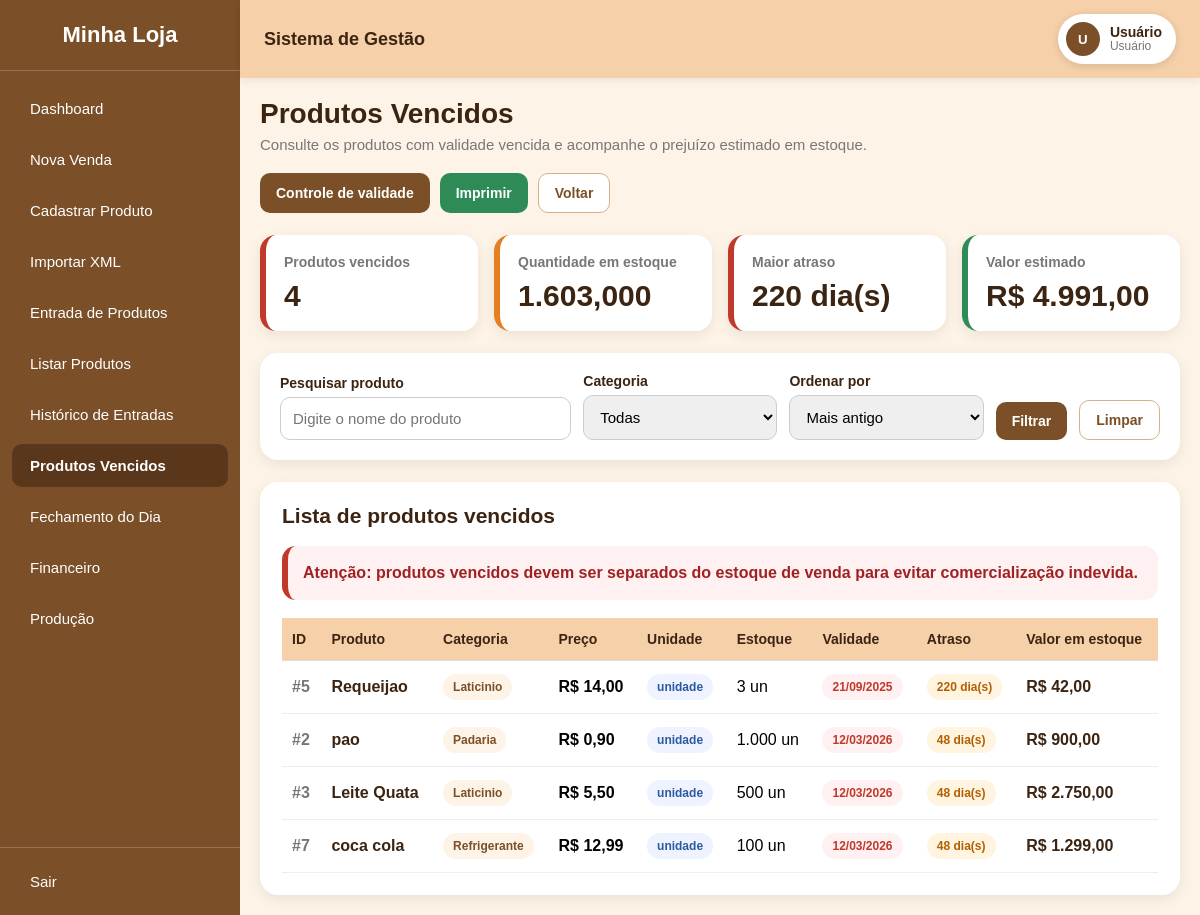
/views/vencidos.php (signed in), run on the app's committed database.
### tables this page shows
CREATE TABLE `produtos` (
  `id` int(11) NOT NULL AUTO_INCREMENT,
  `nome` varchar(100) NOT NULL,
  `preco` decimal(10,2) NOT NULL DEFAULT 0.00,
  `unidade_medida` enum('unidade','kg') NOT NULL DEFAULT 'unidade',
  `categoria` varchar(50) DEFAULT NULL,
  `validade` date DEFAULT NULL,
  `estoque` decimal(10,3) NOT NULL DEFAULT 0.000,
  `estoque_minimo` decimal(10,3) NOT NULL DEFAULT 5.000,
  `criado_em` timestamp NOT NULL DEFAULT current_timestamp(),
  PRIMARY KEY (`id`),
  KEY `idx_produtos_nome` (`nome`),
  KEY `idx_produtos_categoria` (`categoria`),
  KEY `idx_produtos_validade` (`validade`)
);

### utils.php (called while the page is built, shortened)
<?php
function e($str) {
    return htmlspecialchars($str ?? '', ENT_QUOTES, 'UTF-8');
}

### views/vencidos.php (the view, shortened to what this page needs)
<?php
require_once __DIR__ . '/../pdo.php';
require_once __DIR__ . '/../utils.php';
$busca = trim($_GET['busca'] ?? '');
$ordenar = $_GET['ordenar'] ?? 'mais_antigo';
$where = [
    "validade IS NOT NULL",
    "validade < CURDATE()"
];
$params = [];
$orderSql = "validade ASC";
$whereSql = implode(" AND ", $where);
$stmt = $pdo->prepare("
    SELECT
        id,
        nome,
        preco,
        unidade_medida,
        categoria,
        validade,
        estoque,
        estoque_minimo,
        DATEDIFF(CURDATE(), validade) AS dias_vencido,
        (preco * estoque) AS valor_em_estoque
    FROM produtos
    WHERE {$whereSql}
    ORDER BY {$orderSql}
");
$stmt->execute($params);
$produtos = $stmt->fetchAll(PDO::FETCH_ASSOC);
$total_produtos = count($produtos);
$total_estoque = 0;
$total_valor = 0;
$maior_atraso = 0;
foreach ($produtos as $p) {
    $total_estoque += (float)$p['estoque'];
    $total_valor += (float)$p['valor_em_estoque'];
    if ((int)$p['dias_vencido'] > $maior_atraso) {
        $maior_atraso = (int)$p['dias_vencido'];
    }
}
function formatarQuantidadeVencidos($quantidade, $unidade)
{
    return number_format((float)$quantidade, 0, ',', '.') . ' un';
}
function formatarDataVencidos($data)
{
    return date('d/m/Y', strtotime($data));
}
include __DIR__ . '/layout.php';
?>
<div class="vencidos-page">
    <div class="vencidos-header">
        <div class="vencidos-title">
            <h2>Produtos Vencidos</h2>
            <p>Consulte os produtos com validade vencida e acompanhe o prejuízo estimado em estoque.</p>
        </div>
        <div class="vencidos-actions">
            <a href="validade.php" class="venc-btn-link venc-btn-primary">
                Controle de validade
            </a>
            <button type="button" class="venc-btn venc-btn-print" onclick="window.print()">
                Imprimir
            </button>
            <a href="dashboard.php" class="venc-btn-link venc-btn-secondary">
                Voltar
            </a>
        </div>
    </div>
    <div class="venc-stats">
        <div class="venc-stat-card">
            <span>Produtos vencidos</span>
            <h3><?= e($total_produtos) ?></h3>
        </div>
        <div class="venc-stat-card orange">
            <span>Quantidade em estoque</span>
            <h3><?= number_format($total_estoque, 3, ',', '.') ?></h3>
        </div>
        <div class="venc-stat-card">
            <span>Maior atraso</span>
            <h3><?= e($maior_atraso) ?> dia(s)</h3>
        </div>
        <div class="venc-stat-card green">
            <span>Valor estimado</span>
            <h3>R$ <?= number_format($total_valor, 2, ',', '.') ?></h3>
        </div>
    </div>
    <div class="venc-filter-card">
        <form method="GET" class="filtro-form">
            <div class="form-group">
                <label>Pesquisar produto</label>
                <input
                    type="text"
                    name="busca"
                    value="<?= e($busca) ?>"
                    placeholder="Digite o nome do produto"
                >
            </div>
            <div class="form-group">
                <label>Categoria</label>
                <select name="categoria">
                    <option value="">Todas</option>
                </select>
            </div>
            <div class="form-group">
                <label>Ordenar por</label>
                <select name="ordenar">
                    <option value="mais_antigo" <?= $ordenar === 'mais_antigo' ? 'selected' : '' ?>>
                        Mais antigo
                    </option>
                </select>
            </div>
            <button type="submit" class="venc-btn venc-btn-primary">
                Filtrar
            </button>
            <a href="vencidos.php" class="venc-btn-link venc-btn-secondary">
                Limpar
            </a>
        </form>
    </div>
    <?php if (count($produtos) > 0): ?>
        <div class="vencidos-card">
            <div class="card-header">
                <h3>Lista de produtos vencidos</h3>
            </div>
            <div class="alerta-box">
                Atenção: produtos vencidos devem ser separados do estoque de venda para evitar comercialização indevida.
            </div>
            <div class="table-wrap">
                <table class="vencidos-table">
                    <thead>
                        <tr>
                            <th>ID</th>
                            <th>Produto</th>
                            <th>Categoria</th>
                            <th>Preço</th>
                            <th>Unidade</th>
                            <th>Estoque</th>
                            <th>Validade</th>
                            <th>Atraso</th>
                            <th>Valor em estoque</th>
                        </tr>
                    </thead>
                    <tbody>
                        <?php foreach ($produtos as $p): ?>
                            <tr id="produto-row-<?= e($p['id']) ?>">
                                <td class="produto-id">#<?= e($p['id']) ?></td>
                                <td>
                                    <span class="produto-nome">
                                        <?= e($p['nome']) ?>
                                    </span>
                                </td>
                                <td>
                                    <span class="badge badge-cat">
                                        <?= e($p['categoria'] ?: 'Sem categoria') ?>
                                    </span>
                                </td>
                                <td>
                                    <strong>R$ <?= number_format((float)$p['preco'], 2, ',', '.') ?></strong>
                                </td>
                                <td>
                                    <span class="badge badge-info">
                                        <?= e($p['unidade_medida']) ?>
                                    </span>
                                </td>
                                <td>
                                    <?= e(formatarQuantidadeVencidos($p['estoque'], $p['unidade_medida'])) ?>
                                </td>
                                <td>
                                    <span class="badge badge-danger">
                                        <?= e(formatarDataVencidos($p['validade'])) ?>
                                    </span>
                                </td>
                                <td>
                                    <span class="badge badge-orange">
                                        <?= e($p['dias_vencido']) ?> dia(s)
                                    </span>
                                </td>
                                <td class="valor">
                                    R$ <?= number_format((float)$p['valor_em_estoque'], 2, ',', '.') ?>
                                </td>
                            </tr>
                        <?php endforeach; ?>
                    </tbody>
                </table>
            </div>
        </div>
    <?php endif; ?>
</div>
</div>
</div>
</div>
</body>
</html>

### views/layout.php (shortened to what this page needs)
<?php
require_once __DIR__ . '/../utils.php';
$usuario_email = $_SESSION['usuario']['email'] ?? 'Usuário';
$usuario_nome = $_SESSION['usuario']['nome'] ?? $usuario_email;
$perfil_usuario = $_SESSION['perfil'] ?? 'user';
$primeira_letra = strtoupper(substr($usuario_nome, 0, 1));
$pagina_atual = basename($_SERVER['PHP_SELF']);
$ativo = function ($arquivo) use ($pagina_atual) {
    return $pagina_atual === $arquivo ? ' active' : '';
};
?>
<!DOCTYPE html>
<html>
<head>
</head>
<body>
<div class="wrapper">
    <div class="sidebar">
        <h2>Minha Loja</h2>
        <div class="sidebar-menu">
            <a class="menu-link<?= $ativo('dashboard.php') ?>" href="dashboard.php">Dashboard</a>
            <a class="menu-link<?= $ativo('vender.php') ?>" href="vender.php">Nova Venda</a>
            <a class="menu-link<?= $ativo('cadastrar_Produto.php') ?>" href="cadastrar_Produto.php">Cadastrar Produto</a>
            <a class="menu-link<?= $ativo('importar_xml.php') ?>" href="importar_xml.php">Importar XML</a>
            <a class="menu-link<?= $ativo('entrada_produtos.php') ?>" href="entrada_produtos.php">Entrada de Produtos</a>
            <a class="menu-link<?= $ativo('listar_produtos_api.php') ?>" href="listar_produtos_api.php">Listar Produtos</a>
            <a class="menu-link<?= $ativo('historico_entradas.php') ?>" href="historico_entradas.php">Histórico de Entradas</a>
            <a class="menu-link<?= $ativo('vencidos.php') ?>" href="vencidos.php">Produtos Vencidos</a>
              <a class="menu-link<?= $ativo('fechamento_dia.php') ?>" href="fechamento_dia.php">Fechamento do Dia</a>
                <a class="menu-link<?= $ativo('financeiro.php') ?>" href="financeiro.php">Financeiro</a>
            <a class="menu-link<?= $ativo('producao_dia.php') ?>" href="producao_dia.php">Produção</a>
        </div>
        <div class="sidebar-bottom">
            <form class="logout-form" action="../controllers/logout.php" method="post">
                <button type="submit">Sair</button>
            </form>
        </div>
    </div>
    <div class="main">
        <div class="header">
            <span class="header-title">Sistema de Gestão</span>
            <div class="user-profile">
                <button type="button" class="user-button">
                    <span class="user-avatar"><?= e($primeira_letra) ?></span>
                    <span class="user-info">
                        <span class="user-name"><?= e($usuario_nome) ?></span>
                        <span class="user-role">
                            <?= $perfil_usuario === 'admin' ? 'Administrador' : 'Usuário' ?>
                        </span>
                    </span>
                </button>
            </div>
        </div>
        <div class="content">

### views/layout.php (style rules this page uses)
* { margin:0; padding:0; box-sizing:border-box; }
body { font-family: Arial, sans-serif; }
.wrapper { display:flex; height:100vh; }
.sidebar { width:240px; background:#7b4f27; color:white; display:flex; flex-direction:column; }
.sidebar h2 { text-align:center; padding:22px 0; border-bottom:1px solid rgba(255,255,255,0.2); font-size:22px; }
.sidebar-menu { flex:1; padding:16px 0; display:flex; flex-direction:column; gap:8px; }
.menu-link { color:white; text-decoration:none; padding:13px 18px; display:block; transition:0.3s; font-size:15px; margin:0 12px; border-radius:10px; }
.menu-link.active { background:#5a371a; font-weight:bold; }
.sidebar-bottom { border-top:1px solid rgba(255,255,255,0.2); padding:12px 0; }
.logout-form { margin:0; }
.logout-form button { width:calc(100% - 24px); margin:0 12px; color:white; text-align:left; padding:13px 18px; display:block; transition:0.3s; background:transparent; border:0; border-radius:10px; font:inherit; cursor:pointer; font-size:15px; }
.main { flex:1; display:flex; flex-direction:column; }
.header { background:#f5d0a9; padding:14px 24px; display:flex; justify-content:space-between; align-items:center; box-shadow:0 2px 8px rgba(0,0,0,0.08); position:relative; z-index:20; }
.header-title { font-weight:bold; font-size:18px; color:#3b2411; }
.user-profile { position:relative; }
.user-button { display:flex; align-items:center; gap:10px; background:white; color:#3b2411; border:none; border-radius:30px; padding:8px 14px 8px 8px; cursor:pointer; box-shadow:0 2px 8px rgba(0,0,0,0.12); }
.user-avatar { width:34px; height:34px; border-radius:50%; background:#7b4f27; color:white; display:flex; align-items:center; justify-content:center; font-weight:bold; }
.user-info { display:flex; flex-direction:column; align-items:flex-start; line-height:1.1; }
.user-name { font-weight:bold; font-size:14px; max-width:180px; white-space:nowrap; overflow:hidden; text-overflow:ellipsis; }
.user-role { font-size:12px; color:#777; }
.content { flex:1; padding:20px; background:#fdf3e7; overflow:auto; }
button { padding:10px 15px; background:#7b4f27; color:white; border:none; border-radius:8px; cursor:pointer; }
input, select { width:100%; padding:10px; margin-top:5px; margin-bottom:15px; border-radius:8px; border:1px solid #ccc; }
table { width:100%; border-collapse:collapse; margin-top:15px; }
th, td { padding:10px; border-bottom:1px solid #ddd; text-align:left; }
th { background:#f5d0a9; }

### data on the page
produtos: id "5", nome "Requeijao", categoria "Laticinio", preco "14,00", unidade_medida "unidade", formatarQuantidadeVencidos($p['estoque'], $p['unidade_medida']) "3 un", validade "21/09/2025", dias_vencido "220", valor_em_estoque "42,00"
produtos: id "2", nome "pao", categoria "Padaria", preco "0,90", unidade_medida "unidade", formatarQuantidadeVencidos($p['estoque'], $p['unidade_medida']) "1.000 un", validade "12/03/2026", dias_vencido "48", valor_em_estoque "900,00"
produtos: id "3", nome "Leite Quata", categoria "Laticinio", preco "5,50", unidade_medida "unidade", formatarQuantidadeVencidos($p['estoque'], $p['unidade_medida']) "500 un", validade "12/03/2026", dias_vencido "48", valor_em_estoque "2.750,00"
produtos: id "7", nome "coca cola", categoria "Refrigerante", preco "12,99", unidade_medida "unidade", formatarQuantidadeVencidos($p['estoque'], $p['unidade_medida']) "100 un", validade "12/03/2026", dias_vencido "48", valor_em_estoque "1.299,00"

### other printed values
$primeira_letra "U"
$usuario_nome "Usuário"
$total_produtos "4"
$total_estoque "1.603,000"
$maior_atraso "220"
$total_valor "4.991,00"
